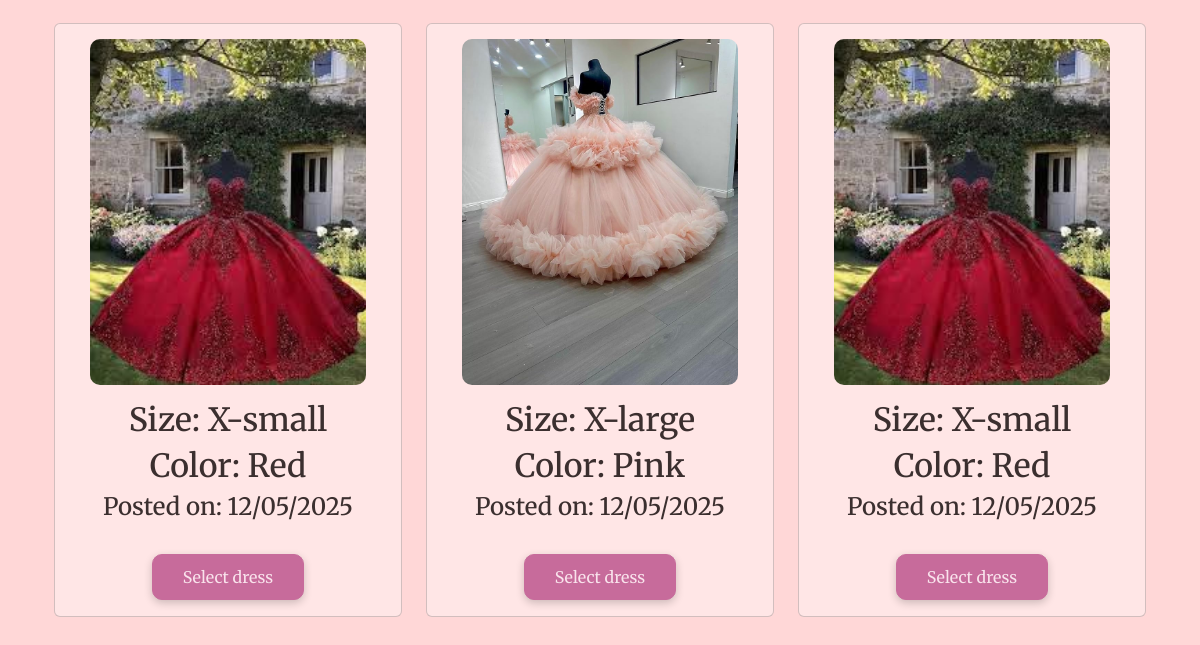
The page /catalog (signed in, lower part) on the database as committed earlier.
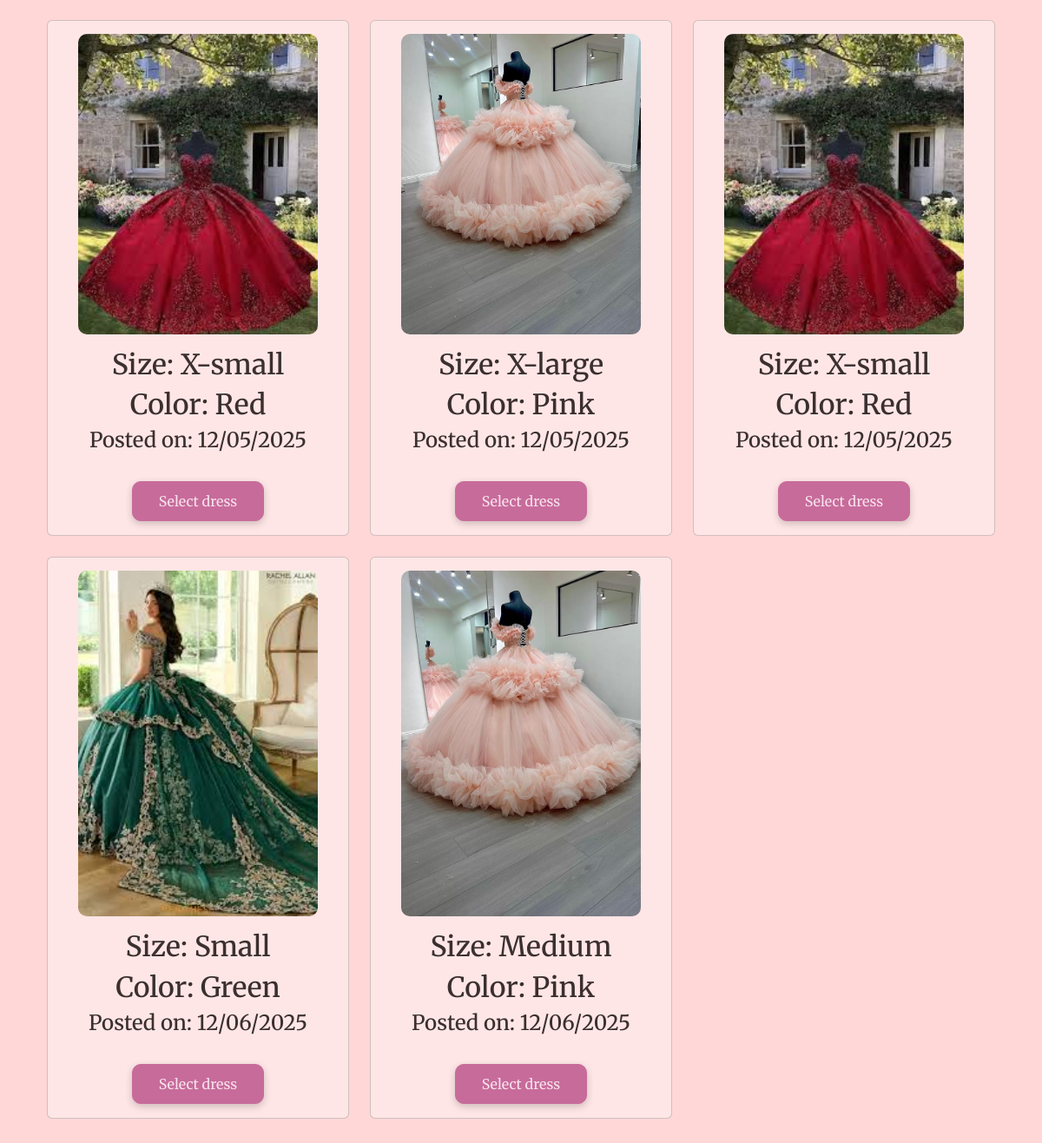
The same page on the database as committed later.
### tables this page shows
CREATE TABLE dresses (
    id INTEGER PRIMARY KEY AUTOINCREMENT,
    size TEXT NOT NULL,
    color TEXT NOT NULL,
    owner INTEGER NOT NULL,
    image_url TEXT,
    time_posted TEXT NOT NULL DEFAULT CURRENT_TIMESTAMP,
    FOREIGN KEY (owner) REFERENCES users(id)
);

### app.py (the view)
@app.route("/catalog", methods = ["GET"])
@login_required
def catalog():
    sizes = request.args.getlist("size") # User selected sizes
    colors = request.args.getlist("color") # User selected colors
    db = get_db() # Establish database connection to wardrobe.db
    catalog = db.execute("SELECT * FROM dresses WHERE id NOT IN ( SELECT dress_id FROM holdings WHERE rent_end IS NULL) AND owner != ?"
    ,( session["user_id"],)).fetchall()
    filtered = [] # Empty list that will hold dress fitting filters
    for dress in catalog:
        if sizes and dress["size"] not in sizes:
            continue # Move on to next dress
        if colors and dress["color"] not in colors:
            continue # Move on to next dress
        filtered.append(dress) # Add dress to list
    catalog = filtered
    return render_template("catalog.html", catalog=catalog, formatTime=formatTime)

### app.py (called while the page is built)
def get_db():
    if "db" not in g: # Check if database connection already exists
        g.db = sqlite3.connect(DATABASE) # Open database and store connection for reuse
        g.db.row_factory = sqlite3.Row # Enable dictionary-like row access for reading
    return g.db # Return database connection

@app.after_request
def after_request(response):
    response.headers["Cache-Control"] = "no-cache, no-store, must-revalidate"
    response.headers["Expires"] = 0
    response.headers["Pragma"] = "no-cache"
    return response

### help.py (called while the page is built)
def login_required(f):
    @wraps(f)
    def decorated_function(*args, **kwargs):
        if session.get("user_id") is None:
            return redirect("/login")
        return f(*args, **kwargs)
    return decorated_function

def formatTime(value):
    try:
        date = datetime.strptime(value, "%Y-%m-%d %H:%M:%S")
        return date.strftime("%m/%d/%Y")
    except:
        return value #return original value if error occurs

### templates/catalog.html (shortened to what this page needs)
{% extends "layout.html" %}
{% block main %}
    {% if catalog|length == 0 %}
        <h3>No dresses match the selected filters. Please try different filters.</h3>
    {% else %}
        <div class="container">
            <div class="row">
                {% for dress in catalog %}
                        <div class = "col-md-4 mb-4">
                            <div class = "card dress-card">
                                <img class = "catalogImage mx-auto d-block" src='{{ dress["image_url"] }}' alt="Dress Image">
                                <div class = "card-body">
                                    <h2 class = "body-font">{{ "Size: " + dress["size"]|capitalize }}</h2>
                                    <h2 class = "body-font">{{ "Color: " + dress["color"]|title }}</h2>
                                    <h4 class = "body-font">{{ "Posted on: " + formatTime(dress["time_posted"]) }}</h4>
                                    <br>
                                    <form action = "/selectDress" method = "post">
                                        <button class="btn btn-primary body-font" type="submit">Select dress</button>
                                    </form>
                                </div>
                            </div>
                        </div>
                {% endfor %}
            </div>
        </div>
    {% endif %}
{% endblock %}

### templates/layout.html (shortened to what this page needs)
<!DOCTYPE html>
<html lang="en">
    <head>
        <link href="https://cdn.jsdelivr.net/npm/bootstrap@5.3.3/dist/css/bootstrap.min.css" rel="stylesheet">
        <link href="{{ url_for('static', filename='style.css') }}" rel="stylesheet">
    </head>
    <body>
        <main class="container py-5 text-center">
            {% block main %}{% endblock %}
        </main>
    </body>
</html>

### static/style.css (style rules this page uses)
body { background-color: #FFD7D7; }
.btn-primary { background-color: #C76B9B; color: #F9E3EC; border-color: #C76B9B; font-size: 1rem; border-radius: 10px; padding: 10px 30px; box-shadow: 0px 3px 8px rgba(0, 0, 0, 0.2); }
.catalogImage { width: 80%; height: 80%; max-height: 550px; object-fit: cover; object-position: center; border-radius: 10px; }
.dress-card { padding-top: 15px; height: 100%; }
.card { background-color: #FFE6E6; }
form label, form button { background-color: #C76B9B; border: 1px #C76B9B; padding: 5px 10px; border-radius: 900px; box-shadow: 0px 3px 8px rgba(0, 0, 0, 0.2); font-size: 0.8rem; height: auto; display: inline-block; width: auto; cursor: pointer; }

Rows that differ between the two databases and show on the page:
added dresses: image_url (picture), size "Size: Small", color "Color: Green", time_posted "Posted on: 12/06/2025"
added dresses: image_url (picture), size "Size: Medium", color "Color: Pink", time_posted "Posted on: 12/06/2025"
